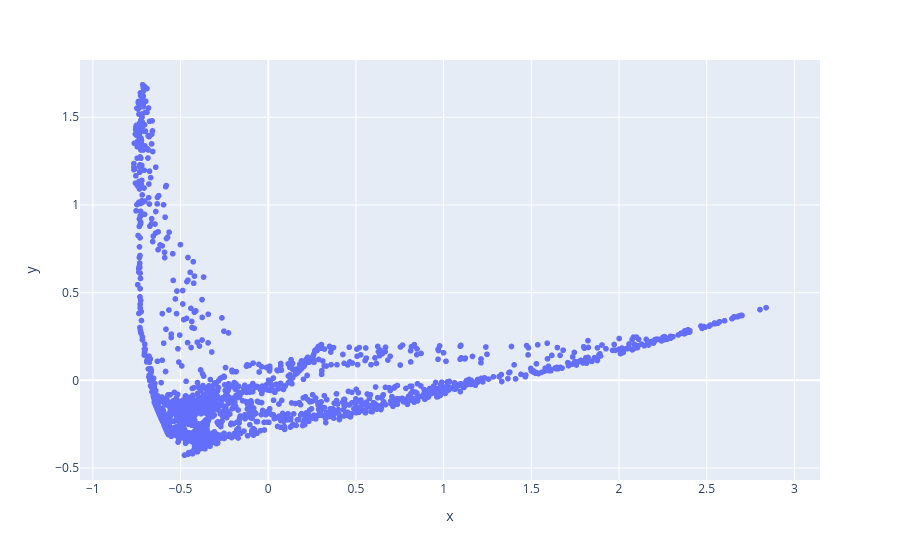

Here is the notebook cell this chart was saved with:
### Code cell
pca = PCA(n_components=3).fit_transform(act_dict[2])
fig = px.scatter_3d(x=pca[:, 0], y=pca[:, 1], z=pca[:, 2])
fig.update_traces(marker=dict(size=3))
fig.show()

### Figure 1 — Plotly figure (JSON) as saved in the notebook; plotly's stock layout.template omitted (floating-point values rounded to 4 significant figures; data arrays with more than 128 entries replaced by an {"elided": "..."} marker saying what was removed)
{"data": [{"hovertemplate": "x=%{x}<br>y=%{y}<extra></extra>", "legendgroup": "", "marker": {"color": "#636efa", "symbol": "circle"}, "mode": "markers", "name": "", "showlegend": false, "type": "scattergl", "x": {"elided": "2000 float values"}, "xaxis": "x", "y": {"elided": "2000 float values"}, "yaxis": "y"}], "layout": {"legend": {"tracegroupgap": 0}, "margin": {"t": 60}, "xaxis": {"anchor": "y", "domain": [0, 1], "scaleanchor": "y", "scaleratio": 1, "title": {"text": "x"}}, "yaxis": {"anchor": "x", "domain": [0, 1], "scaleanchor": "x", "scaleratio": 1, "title": {"text": "y"}}}}
